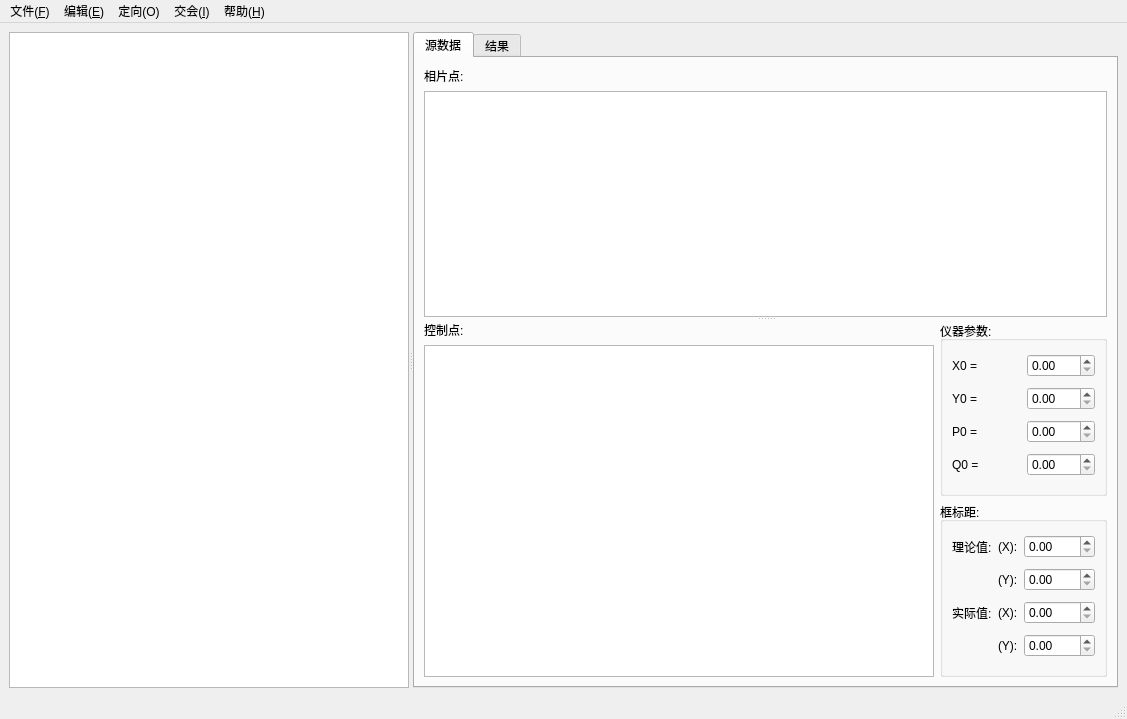
<ui version="4.0" >
 <class>PhotogrammetryBase</class>
 <widget class="QMainWindow" name="PhotogrammetryBase" >
  <property name="geometry" >
   <rect>
    <x>0</x>
    <y>0</y>
    <width>1127</width>
    <height>719</height>
   </rect>
  </property>
  <property name="windowTitle" >
   <string>MainWindow</string>
  </property>
  <widget class="QWidget" name="centralwidget" >
   <layout class="QVBoxLayout" name="verticalLayout_4" >
    <item>
     <widget class="QSplitter" name="splitter_3" >
      <property name="orientation" >
       <enum>Qt::Horizontal</enum>
      </property>
      <widget class="QTreeView" name="projectView" >
       <property name="sizePolicy" >
        <sizepolicy vsizetype="Preferred" hsizetype="Preferred" >
         <horstretch>0</horstretch>
         <verstretch>0</verstretch>
        </sizepolicy>
       </property>
       <property name="frameShape" >
        <enum>QFrame::StyledPanel</enum>
       </property>
      </widget>
      <widget class="QTabWidget" name="tabWidget" >
       <property name="sizePolicy" >
        <sizepolicy vsizetype="Preferred" hsizetype="Expanding" >
         <horstretch>0</horstretch>
         <verstretch>0</verstretch>
        </sizepolicy>
       </property>
       <property name="tabShape" >
        <enum>QTabWidget::Rounded</enum>
       </property>
       <property name="currentIndex" >
        <number>0</number>
       </property>
       <widget class="QWidget" name="tabInput" >
        <attribute name="title" >
         <string>源数据</string>
        </attribute>
        <layout class="QHBoxLayout" name="horizontalLayout_2" >
         <item>
          <widget class="QSplitter" name="splitter" >
           <property name="orientation" >
            <enum>Qt::Vertical</enum>
           </property>
           <widget class="QWidget" native="1" name="widget_2" >
            <layout class="QVBoxLayout" name="verticalLayout_2" >
             <item>
              <widget class="QLabel" name="photoPointsLabel" >
               <property name="text" >
                <string>相片点:</string>
               </property>
              </widget>
             </item>
             <item>
              <widget class="QTableView" name="photoPointsView" />
             </item>
            </layout>
           </widget>
           <widget class="QWidget" native="1" name="widget" >
            <layout class="QGridLayout" name="gridLayout_3" >
             <item rowspan="2" row="0" column="0" >
              <layout class="QVBoxLayout" name="verticalLayout" >
               <item>
                <widget class="QLabel" name="controlPointsLabel" >
                 <property name="text" >
                  <string>控制点:</string>
                 </property>
                </widget>
               </item>
               <item>
                <widget class="QTableView" name="controlPointsView" />
               </item>
              </layout>
             </item>
             <item row="0" column="1" >
              <widget class="QGroupBox" name="groupBox_2" >
               <property name="sizePolicy" >
                <sizepolicy vsizetype="Preferred" hsizetype="Preferred" >
                 <horstretch>0</horstretch>
                 <verstretch>0</verstretch>
                </sizepolicy>
               </property>
               <property name="title" >
                <string>仪器参数:</string>
               </property>
               <layout class="QGridLayout" name="gridLayout_2" >
                <item row="0" column="0" >
                 <widget class="QLabel" name="xlLabel" >
                  <property name="sizePolicy" >
                   <sizepolicy vsizetype="Preferred" hsizetype="Minimum" >
                    <horstretch>0</horstretch>
                    <verstretch>0</verstretch>
                   </sizepolicy>
                  </property>
                  <property name="text" >
                   <string>X0 = </string>
                  </property>
                 </widget>
                </item>
                <item row="0" column="1" >
                 <widget class="QDoubleSpinBox" name="doubleSpinBox_5" />
                </item>
                <item row="1" column="0" >
                 <widget class="QLabel" name="ylLabel" >
                  <property name="sizePolicy" >
                   <sizepolicy vsizetype="Preferred" hsizetype="Minimum" >
                    <horstretch>0</horstretch>
                    <verstretch>0</verstretch>
                   </sizepolicy>
                  </property>
                  <property name="text" >
                   <string>Y0 =</string>
                  </property>
                 </widget>
                </item>
                <item row="1" column="1" >
                 <widget class="QDoubleSpinBox" name="doubleSpinBox_7" />
                </item>
                <item row="2" column="0" >
                 <widget class="QLabel" name="xrLabel" >
                  <property name="sizePolicy" >
                   <sizepolicy vsizetype="Preferred" hsizetype="Minimum" >
                    <horstretch>0</horstretch>
                    <verstretch>0</verstretch>
                   </sizepolicy>
                  </property>
                  <property name="text" >
                   <string>P0 = </string>
                  </property>
                 </widget>
                </item>
                <item row="2" column="1" >
                 <widget class="QDoubleSpinBox" name="doubleSpinBox_6" />
                </item>
                <item row="3" column="0" >
                 <widget class="QLabel" name="yrLabel" >
                  <property name="sizePolicy" >
                   <sizepolicy vsizetype="Preferred" hsizetype="Minimum" >
                    <horstretch>0</horstretch>
                    <verstretch>0</verstretch>
                   </sizepolicy>
                  </property>
                  <property name="text" >
                   <string>Q0 =</string>
                  </property>
                 </widget>
                </item>
                <item row="3" column="1" >
                 <widget class="QDoubleSpinBox" name="doubleSpinBox_8" />
                </item>
               </layout>
              </widget>
             </item>
             <item row="1" column="1" >
              <widget class="QGroupBox" name="fiducialMarkGroupBox" >
               <property name="sizePolicy" >
                <sizepolicy vsizetype="Preferred" hsizetype="Preferred" >
                 <horstretch>0</horstretch>
                 <verstretch>0</verstretch>
                </sizepolicy>
               </property>
               <property name="title" >
                <string>框标距:</string>
               </property>
               <layout class="QGridLayout" name="gridLayout" >
                <item row="3" column="2" >
                 <widget class="QDoubleSpinBox" name="tfySpinBox" >
                  <property name="minimum" >
                   <double>0.000000000000000</double>
                  </property>
                  <property name="maximum" >
                   <double>1000.000000000000000</double>
                  </property>
                  <property name="value" >
                   <double>0.000000000000000</double>
                  </property>
                 </widget>
                </item>
                <item row="5" column="0" >
                 <widget class="QLabel" name="label_2" >
                  <property name="text" >
                   <string>实际值:</string>
                  </property>
                 </widget>
                </item>
                <item row="5" column="1" >
                 <widget class="QLabel" name="rfxLabel" >
                  <property name="text" >
                   <string>(X):</string>
                  </property>
                 </widget>
                </item>
                <item row="5" column="2" >
                 <widget class="QDoubleSpinBox" name="rfxSpinBox" >
                  <property name="minimum" >
                   <double>0.000000000000000</double>
                  </property>
                  <property name="maximum" >
                   <double>1000.000000000000000</double>
                  </property>
                  <property name="value" >
                   <double>0.000000000000000</double>
                  </property>
                 </widget>
                </item>
                <item row="6" column="1" >
                 <widget class="QLabel" name="rfyLabel" >
                  <property name="text" >
                   <string>(Y):</string>
                  </property>
                 </widget>
                </item>
                <item row="6" column="2" >
                 <widget class="QDoubleSpinBox" name="rfySpinBox" >
                  <property name="maximum" >
                   <double>1000.000000000000000</double>
                  </property>
                 </widget>
                </item>
                <item row="3" column="1" >
                 <widget class="QLabel" name="tfyLabel" >
                  <property name="text" >
                   <string>(Y):</string>
                  </property>
                 </widget>
                </item>
                <item row="2" column="2" >
                 <widget class="QDoubleSpinBox" name="tfxSpinBox" >
                  <property name="minimum" >
                   <double>0.000000000000000</double>
                  </property>
                  <property name="maximum" >
                   <double>1000.000000000000000</double>
                  </property>
                  <property name="value" >
                   <double>0.000000000000000</double>
                  </property>
                 </widget>
                </item>
                <item row="2" column="1" >
                 <widget class="QLabel" name="tfxLabel" >
                  <property name="text" >
                   <string>(X):</string>
                  </property>
                 </widget>
                </item>
                <item row="2" column="0" >
                 <widget class="QLabel" name="label" >
                  <property name="text" >
                   <string>理论值:</string>
                  </property>
                 </widget>
                </item>
               </layout>
              </widget>
             </item>
            </layout>
           </widget>
          </widget>
         </item>
        </layout>
       </widget>
       <widget class="QWidget" name="tabOutput" >
        <attribute name="title" >
         <string>结果</string>
        </attribute>
        <layout class="QHBoxLayout" name="horizontalLayout" >
         <item>
          <widget class="QTableWidget" name="lorientTableWidget" >
           <property name="rowCount" >
            <number>6</number>
           </property>
           <property name="columnCount" >
            <number>2</number>
           </property>
           <row/>
           <row/>
           <row/>
           <row/>
           <row/>
           <row/>
           <column/>
           <column/>
          </widget>
         </item>
         <item>
          <widget class="QGroupBox" name="groupBox" >
           <property name="title" >
            <string>左相片外方位元素:</string>
           </property>
           <layout class="QGridLayout" name="gridLayout_4" >
            <item row="0" column="0" >
             <widget class="QLabel" name="label_3" >
              <property name="text" >
               <string>Xs:</string>
              </property>
             </widget>
            </item>
            <item row="1" column="0" >
             <widget class="QLabel" name="label_4" >
              <property name="text" >
               <string>Ys:</string>
              </property>
             </widget>
            </item>
            <item row="2" column="0" >
             <widget class="QLabel" name="label_5" >
              <property name="text" >
               <string>Zs:</string>
              </property>
             </widget>
            </item>
            <item row="3" column="0" >
             <widget class="QLabel" name="label_6" >
              <property name="text" >
               <string>Phi:</string>
              </property>
             </widget>
            </item>
            <item row="4" column="0" >
             <widget class="QLabel" name="label_8" >
              <property name="text" >
               <string>Omega:</string>
              </property>
             </widget>
            </item>
            <item row="5" column="0" >
             <widget class="QLabel" name="label_7" >
              <property name="text" >
               <string>Kappa:</string>
              </property>
             </widget>
            </item>
           </layout>
          </widget>
         </item>
        </layout>
       </widget>
      </widget>
     </widget>
    </item>
   </layout>
  </widget>
  <widget class="QMenuBar" name="menubar" >
   <property name="geometry" >
    <rect>
     <x>0</x>
     <y>0</y>
     <width>1127</width>
     <height>25</height>
    </rect>
   </property>
   <widget class="QMenu" name="fileMenu" >
    <property name="title" >
     <string>文件(&amp;F)</string>
    </property>
    <addaction name="fileOpenAction" />
    <addaction name="fileNewAction" />
    <addaction name="fileSaveAction" />
    <addaction name="separator" />
    <addaction name="fileExitAction" />
   </widget>
   <widget class="QMenu" name="editMenu" >
    <property name="title" >
     <string>编辑(&amp;E)</string>
    </property>
   </widget>
   <widget class="QMenu" name="orientationMenu" >
    <property name="title" >
     <string>定向(O)</string>
    </property>
    <addaction name="orientationRelativeAction" />
    <addaction name="orientationAbsoluteAction" />
   </widget>
   <widget class="QMenu" name="intersectionMenu" >
    <property name="title" >
     <string>交会(&amp;I)</string>
    </property>
    <addaction name="intersectionForwardAction" />
    <addaction name="intersectionBackwardAction" />
   </widget>
   <widget class="QMenu" name="helpMenu" >
    <property name="title" >
     <string>帮助(&amp;H)</string>
    </property>
    <addaction name="helpAboutAction" />
   </widget>
   <addaction name="fileMenu" />
   <addaction name="editMenu" />
   <addaction name="orientationMenu" />
   <addaction name="intersectionMenu" />
   <addaction name="helpMenu" />
  </widget>
  <widget class="QStatusBar" name="statusbar" />
  <action name="fileOpenAction" >
   <property name="text" >
    <string>打开(&amp;O)</string>
   </property>
  </action>
  <action name="fileNewAction" >
   <property name="text" >
    <string>新建(&amp;N)</string>
   </property>
  </action>
  <action name="fileSaveAction" >
   <property name="enabled" >
    <bool>false</bool>
   </property>
   <property name="text" >
    <string>保存(&amp;S)</string>
   </property>
  </action>
  <action name="fileExitAction" >
   <property name="text" >
    <string>退出(X)</string>
   </property>
  </action>
  <action name="orientationRelativeAction" >
   <property name="enabled" >
    <bool>false</bool>
   </property>
   <property name="text" >
    <string>相对定向(&amp;R)</string>
   </property>
  </action>
  <action name="orientationAbsoluteAction" >
   <property name="enabled" >
    <bool>false</bool>
   </property>
   <property name="text" >
    <string>绝对定向(&amp;A)</string>
   </property>
  </action>
  <action name="intersectionForwardAction" >
   <property name="enabled" >
    <bool>false</bool>
   </property>
   <property name="text" >
    <string>前方交会(&amp;F)</string>
   </property>
  </action>
  <action name="intersectionBackwardAction" >
   <property name="enabled" >
    <bool>false</bool>
   </property>
   <property name="text" >
    <string>后方交会(&amp;B)</string>
   </property>
  </action>
  <action name="helpAboutAction" >
   <property name="text" >
    <string>关于(&amp;A)</string>
   </property>
  </action>
 </widget>
 <tabstops>
  <tabstop>projectView</tabstop>
  <tabstop>controlPointsView</tabstop>
 </tabstops>
 <resources/>
 <connections/>
</ui>
